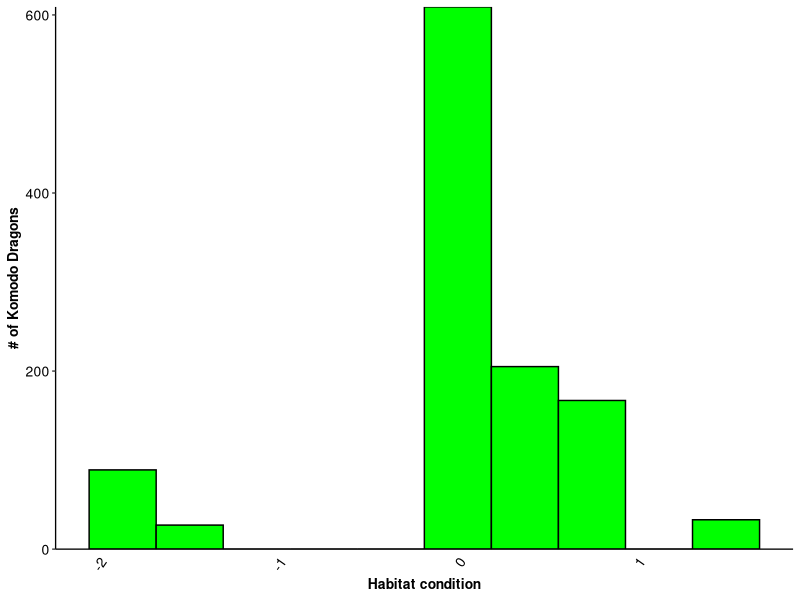
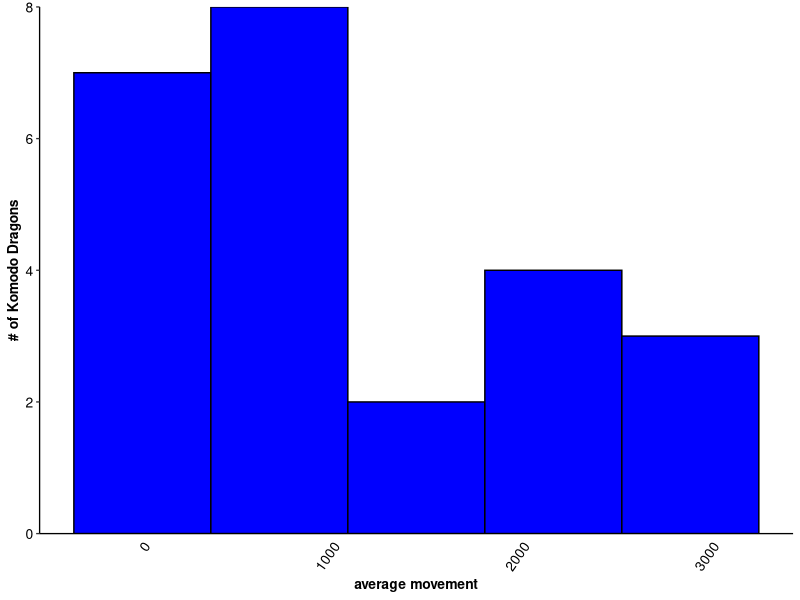
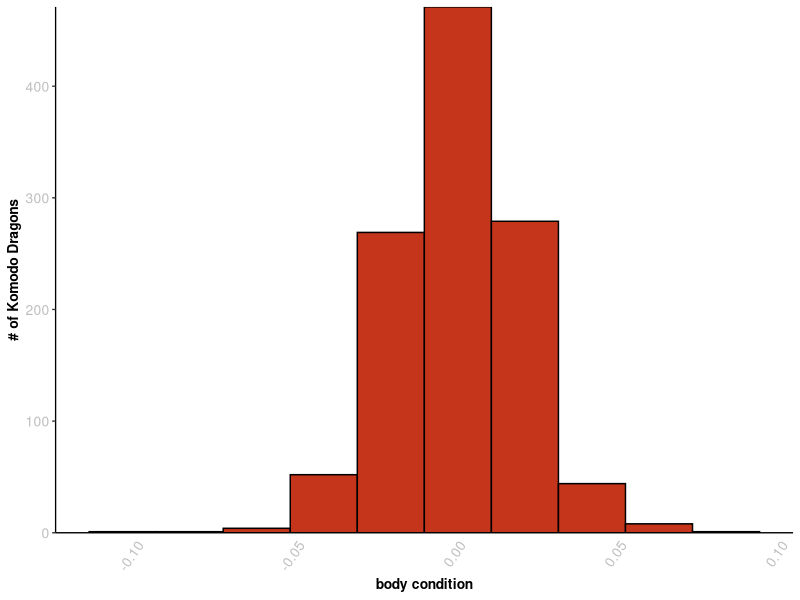
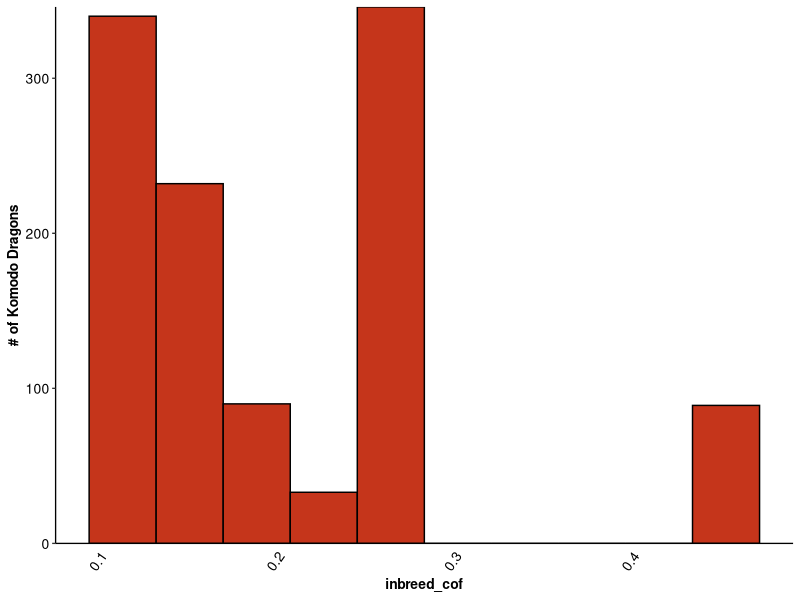
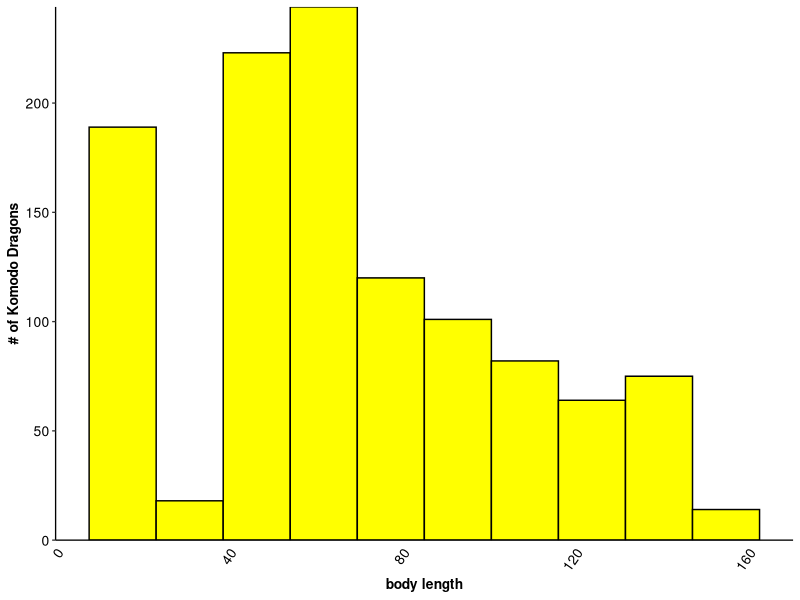
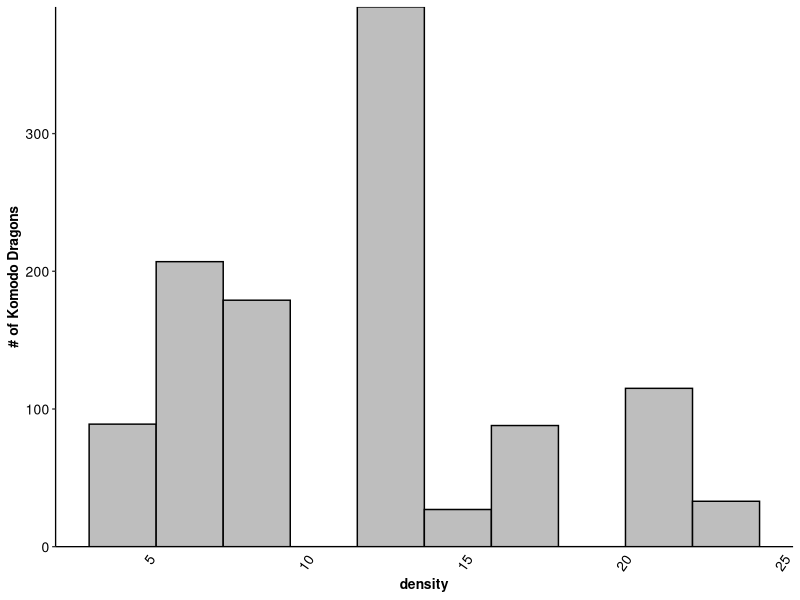
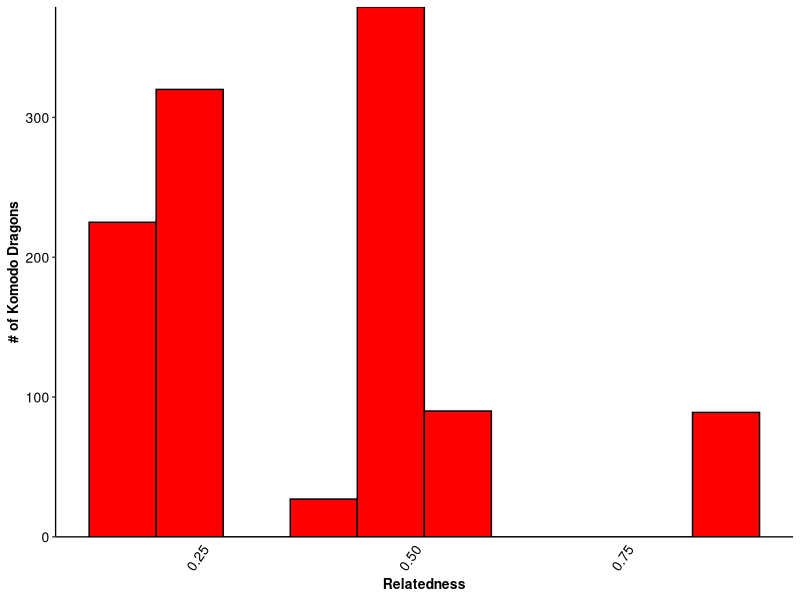
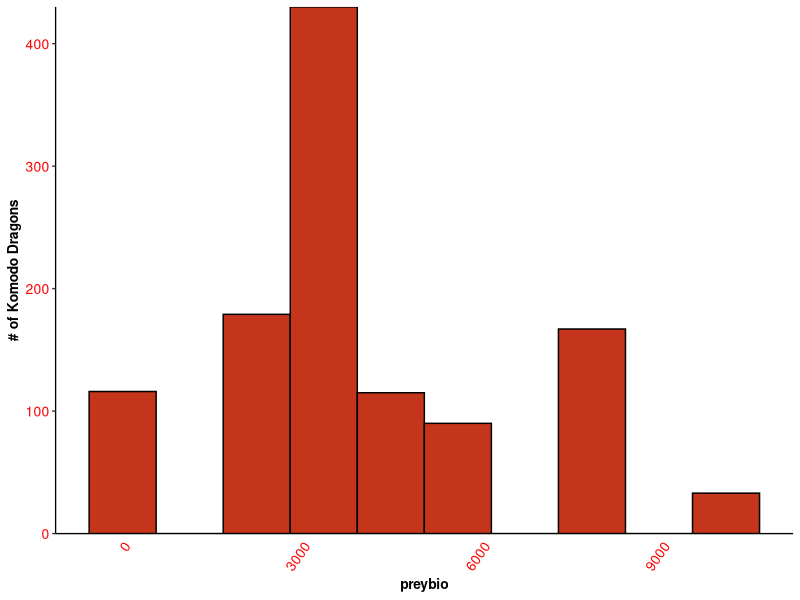

Here is the R script that generated these plots, in order:
## ---- chunk 1
knitr::opts_chunk$set(echo = FALSE, results = FALSE, message=FALSE, warning=FALSE)
## ---- chunk 2
library(tidyverse) 
library(readxl)

age_class_corrections <- tribble(
  ~age_class, ~new_age,
  "Adult","Adult",
  "Juvenile","Juvenile",
  "Post Hatchling","Post Hatchling",
  "Sub Adult","Sub Adult",
  "Hatchling", "Hatchling",
  "Post hatchling","Post Hatchling",
  "Subadult","Sub Adult",
  "Sub adult","Sub Adult",
  "Adut","Adult",
  "Post-hatch","Post Hatchling",
  "Sub Adullt","Sub Adult"
)

markcapturedata <-
  readxl::read_excel(
    "Data/doi_10.5061_dryad.2n8055g__v1 (2)/Jessop_data.xlsx", 
    sheet = 3,
    range = cell_cols(1:10),
    na = "--"
  ) %>%
  rename(
    age_class = `Age Class`,
    weight = Weight,
    body_length = `Avrg SVL`,
    body_condition = bodcondition,
    capture_history = `Capture history`,
    density = vkdens,
    prey_biomass = preybio,
    inbreeding_cof = inbreed,
    relatedness = R,
    habitat_condition = habpc1
  ) %>%
  mutate(
    body_condition = as.numeric(body_condition)
  ) %>% 
  left_join(age_class_corrections) %>%
  print()

ggplot(data = markcapturedata) + 
  geom_histogram(mapping= aes(x = habitat_condition), bins = 10, fill = "green", color = "black") +
  labs(x = "Habitat condition", y = "# of Komodo Dragons") + 
  scale_y_continuous(limits = c(NA, NA), expand = expansion(mult = 0)) +
  theme_classic(base_size = 10) +
  theme(
    axis.title = element_text(face = "bold"),
    axis.text = element_text(color = "black", size = rel(1)),
    axis.text.x = element_text(angle = 55, hjust = 1),
    axis.ticks.x = element_blank()
  )
## ---- chunk 3
move <-
  readxl::read_excel(
    "Data/doi_10.5061_dryad.2n8055g__v1 (2)/Jessop_data.xlsx", 
    sheet = 1,
    range = cell_cols(1:3)
  ) %>% 
  rename(
    dragon_id = DragonID,
    weight = Weight,
    daily_move = `daily move(m)`
  ) %>% 
  print()

NewMovement <- group_by (move, dragon_id)


Averagemove <- summarize(NewMovement, weight = mean(weight, na.rm = TRUE), 
                         mean_dailymove = mean(daily_move, na.rm = TRUE))


ggplot(data = Averagemove) + 
  geom_histogram(mapping= aes(x = mean_dailymove), bins = 5, fill = "blue", color = "black") +
  labs(x = "average movement", y = "# of Komodo Dragons") + 
  scale_y_continuous(limits = c(NA, NA), expand = expansion(mult = 0)) +
  theme_classic(base_size = 10) +
  theme(
    axis.title = element_text(face = "bold"),
    axis.text = element_text(color = "black", size = rel(1)),
    axis.text.x = element_text(angle = 55, hjust = 1),
    axis.ticks.x = element_blank()
  )
## ---- chunk 4
ggplot(data = markcapturedata) + 
  geom_histogram(mapping= aes(x = body_condition), bins = 10, fill = "#C5351B", color = "black") +
  labs(x = "body condition", y = "# of Komodo Dragons") + 
  scale_y_continuous(limits = c(NA, NA), expand = expansion(mult = 0)) +
  theme_classic(base_size = 10) +
  theme(
    axis.title = element_text(face = "bold"),
    axis.text = element_text(color = "grey", size = rel(1)),
    axis.text.x = element_text(angle = 55, hjust = 1),
    axis.ticks.x = element_blank()
  ) 
## ---- chunk 5
ggplot(data = markcapturedata) + 
  geom_histogram(mapping= aes(x = inbreeding_cof), bins = 10, fill = "#C5351B", color = "black") +
  labs(x = "inbreed_cof", y = "# of Komodo Dragons") + 
  scale_y_continuous(limits = c(NA, NA), expand = expansion(mult = 0)) +
  theme_classic(base_size = 10) +
  theme(
    axis.title = element_text(face = "bold"),
    axis.text = element_text(color = "black", size = rel(1)),
    axis.text.x = element_text(angle = 55, hjust = 1),
    axis.ticks.x = element_blank()
  )  
## ---- chunk 6
ggplot(data = markcapturedata) + 
  geom_histogram(mapping= aes(x = body_length), bins = 10, fill = "yellow", color = "black") +
  labs(x = "body length", y = "# of Komodo Dragons") + 
  scale_y_continuous(limits = c(NA, NA), expand = expansion(mult = 0)) +
  theme_classic(base_size = 10) +
  theme(
    axis.title = element_text(face = "bold"),
    axis.text = element_text(color = "black", size = rel(1)),
    axis.text.x = element_text(angle = 55, hjust = 1),
    axis.ticks.x = element_blank()
  )  
## ---- chunk 7
ggplot(data = markcapturedata) + 
  geom_histogram(mapping= aes(x = density), bins = 10, fill = "grey", color = "black") +
  labs(x = "density", y = "# of Komodo Dragons") + 
  scale_y_continuous(limits = c(NA, NA), expand = expansion(mult = 0)) +
  theme_classic(base_size = 10) +
  theme(
    axis.title = element_text(face = "bold"),
    axis.text = element_text(color = "black", size = rel(1)),
    axis.text.x = element_text(angle = 55, hjust = 1),
    axis.ticks.x = element_blank()
  )  
## ---- chunk 8
ggplot(data = markcapturedata) + 
  geom_histogram(mapping= aes(x = relatedness), bins = 10, fill = "red", color = "black") +
  labs(x = "Relatedness", y = "# of Komodo Dragons") + 
  scale_y_continuous(limits = c(NA, NA), expand = expansion(mult = 0)) +
  theme_classic(base_size = 10) +
  theme(
    axis.title = element_text(face = "bold"),
    axis.text = element_text(color = "black", size = rel(1)),
    axis.text.x = element_text(angle = 55, hjust = 1),
    axis.ticks.x = element_blank()
  )  
## ---- chunk 9
ggplot(data = markcapturedata) + 
  geom_histogram(mapping= aes(x = prey_biomass), bins = 10, fill = "#C5351B", color = "black") +
  labs(x = "preybio", y = "# of Komodo Dragons") + 
  scale_y_continuous(limits = c(NA, NA), expand = expansion(mult = 0)) +
  theme_classic(base_size = 10) +
  theme(
    axis.title = element_text(face = "bold"),
    axis.text = element_text(color = "red", size = rel(1)),
    axis.text.x = element_text(angle = 55, hjust = 1),
    axis.ticks.x = element_blank()
  ) 
## ---- chunk 10
ggplot(data = Averagemove) + 
  geom_histogram(mapping= aes(x = weight), bins = 5, fill = "blue", color = "black") +
  labs(x = "weight", y = "# of Komodo Dragons") + 
  scale_y_continuous(limits = c(NA, NA), expand = expansion(mult = 0)) +
  theme_classic(base_size = 10) +
  theme(
    axis.title = element_text(face = "bold"),
    axis.text = element_text(color = "black", size = rel(1)),
    axis.text.x = element_text(angle = 55, hjust = 1),
    axis.ticks.x = element_blank()
  )
## ---- chunk 11
ggplot(data = markcapturedata) + 
  geom_bar(mapping= aes(x = new_age), bins = 10, fill = "green", color = "black") +
  labs(x = "Age of Komodo Dragon", y = "# of Komodo Dragons") + 
  scale_y_continuous(limits = c(NA, NA), expand = expansion(mult = 0)) +
  theme_classic(base_size = 10) +
  theme(
    axis.title = element_text(face = "bold"),
    axis.text = element_text(color = "black", size = rel(1)),
    axis.text.x = element_text(angle = 55, hjust = 1),
    axis.ticks.x = element_blank()
  )
## ---- chunk 12
library(tidyverse) 
library(readxl)

move <-
  readxl::read_excel(
    "Data/doi_10.5061_dryad.2n8055g__v1 (2)/Jessop_data.xlsx", 
    sheet = 1,
    range = cell_cols(1:3)
  ) %>% 
  rename(
    dragon_id = DragonID,
    weight = Weight,
    daily_move = `daily move(m)`
  ) %>% 
  print()


explore <-
  readxl::read_excel(
    "Data/doi_10.5061_dryad.2n8055g__v1 (2)/Jessop_data.xlsx", 
    sheet = 2,
    range = cell_cols(1:3)
  ) %>%
  rename(
    dragon_id = ID,
    site = `site location`,
    area_explored = explore
  ) %>%
  print()
  

markcapturedata <-
  readxl::read_excel(
    "Data/doi_10.5061_dryad.2n8055g__v1 (2)/Jessop_data.xlsx", 
    sheet = 3,
    range = cell_cols(1:10),
    na = "--"
  ) %>%
  rename(
    age_class = `Age Class`,
    weight = Weight,
    body_length = `Avrg SVL`,
    body_condition = bodcondition,
    capture_history = `Capture history`,
    density = vkdens,
    prey_biomass = preybio,
    inbreeding_cof = inbreed,
    relatedness = R,
    habitat_condition = habpc1
  ) %>%
  mutate(
    body_condition = as.numeric(body_condition)
  ) %>% 
  left_join(age_class_corrections) %>%
  print()

filter(markcapturedata, is.na(body_condition))


move
explore
markcapturedata

distinct(markcapturedata,age_class)
age_class_corrections <- tribble(
  ~age_class, ~new_age,
  "Adult","Adult",
  "Juvenile","Juvenile",
  "Post Hatchling","Post Hatchling",
  "Sub Adult","Sub Adult",
  "Hatchling", "Hatchling",
  "Post hatchling","Post Hatchling",
  "Subadult","Sub Adult",
  "Sub adult","Sub Adult",
  "Adut","Adult",
  "Post-hatch","Post Hatchling",
  "Sub Adullt","Sub Adult"
)
  

NewMovement <- group_by (move, dragon_id)
NewMovement

Averagemove <- summarize(NewMovement, weight = mean(weight, na.rm = TRUE), 
                         mean_dailymove = mean(daily_move, na.rm = TRUE))
Averagemove

Exploratory <- group_by(explore, dragon_id)
Exploratory
Explored <- summarize(Exploratory, mean_averageexplore = mean(area_explored, na.rm = TRUE))

Komodocapturedata <- group_by(markcapturedata, new_age)
Komodocapturedata
Komododata <- summarize(Komodocapturedata, 
                        weight = mean(weight, na.rm = TRUE),
                        bodylength = mean(body_length, na.rm = TRUE),
                        health = mean(body_condition, na.rm = TRUE),
                        density = mean(density, na.rm = TRUE),
                        preybio = mean(prey_biomass, na.rm = TRUE),
                        inbreed = mean(inbreeding_cof, na.rm = TRUE),
                        R = mean(relatedness, na.rm = TRUE),
                        mean_habitat = mean(habitat_condition, na.rm = TRUE))
Komododata                        

ggplot(data = Averagemove) + 
  geom_histogram(mapping= aes(x = weight), bins = 5, fill = "blue", color = "black") +
  labs(x = "weight", y = "# of Komodo Dragons") + 
  scale_y_continuous(limits = c(NA, NA), expand = expansion(mult = 0)) +
  theme_classic(base_size = 10) +
  theme(
    axis.title = element_text(face = "bold"),
    axis.text = element_text(color = "black", size = rel(1)),
    axis.text.x = element_text(angle = 55, hjust = 1),
    axis.ticks.x = element_blank()
  )

ggplot(data = Averagemove) + 
  geom_histogram(mapping= aes(x = mean_dailymove), bins = 5, fill = "blue", color = "black") +
  labs(x = "average movement", y = "# of Komodo Dragons") + 
  scale_y_continuous(limits = c(NA, NA), expand = expansion(mult = 0)) +
  theme_classic(base_size = 10) +
  theme(
    axis.title = element_text(face = "bold"),
    axis.text = element_text(color = "black", size = rel(1)),
    axis.text.x = element_text(angle = 55, hjust = 1),
    axis.ticks.x = element_blank()
  )

ggplot(data = markcapturedata) + 
  geom_histogram(mapping= aes(x = body_length), bins = 10, fill = "yellow", color = "black") +
  labs(x = "body length", y = "# of Komodo Dragons") + 
  scale_y_continuous(limits = c(NA, NA), expand = expansion(mult = 0)) +
  theme_classic(base_size = 10) +
  theme(
    axis.title = element_text(face = "bold"),
    axis.text = element_text(color = "black", size = rel(1)),
    axis.text.x = element_text(angle = 55, hjust = 1),
    axis.ticks.x = element_blank()
  )  

ggplot(data = markcapturedata) + 
  geom_histogram(mapping= aes(x = body_condition), bins = 10, fill = "#C5351B", color = "black") +
  labs(x = "body condition", y = "# of Komodo Dragons") + 
  scale_y_continuous(limits = c(NA, NA), expand = expansion(mult = 0)) +
  theme_classic(base_size = 10) +
  theme(
    axis.title = element_text(face = "bold"),
    axis.text = element_text(color = "grey", size = rel(1)),
    axis.text.x = element_text(angle = 55, hjust = 1),
    axis.ticks.x = element_blank()
  )  

ggplot(data = markcapturedata) + 
  geom_histogram(mapping= aes(x = prey_biomass), bins = 10, fill = "#C5351B", color = "black") +
  labs(x = "preybio", y = "# of Komodo Dragons") + 
  scale_y_continuous(limits = c(NA, NA), expand = expansion(mult = 0)) +
  theme_classic(base_size = 10) +
  theme(
    axis.title = element_text(face = "bold"),
    axis.text = element_text(color = "red", size = rel(1)),
    axis.text.x = element_text(angle = 55, hjust = 1),
    axis.ticks.x = element_blank()
  )  

ggplot(data = markcapturedata) + 
  geom_histogram(mapping= aes(x = density), bins = 10, fill = "grey", color = "black") +
  labs(x = "density", y = "# of Komodo Dragons") + 
  scale_y_continuous(limits = c(NA, NA), expand = expansion(mult = 0)) +
  theme_classic(base_size = 10) +
  theme(
    axis.title = element_text(face = "bold"),
    axis.text = element_text(color = "black", size = rel(1)),
    axis.text.x = element_text(angle = 55, hjust = 1),
    axis.ticks.x = element_blank()
  )  

ggplot(data = markcapturedata) + 
  geom_histogram(mapping= aes(x = inbreeding_cof), bins = 10, fill = "#C5351B", color = "black") +
  labs(x = "inbreed_cof", y = "# of Komodo Dragons") + 
  scale_y_continuous(limits = c(NA, NA), expand = expansion(mult = 0)) +
  theme_classic(base_size = 10) +
  theme(
    axis.title = element_text(face = "bold"),
    axis.text = element_text(color = "black", size = rel(1)),
    axis.text.x = element_text(angle = 55, hjust = 1),
    axis.ticks.x = element_blank()
  )  

ggplot(data = markcapturedata) + 
  geom_histogram(mapping= aes(x = relatedness), bins = 10, fill = "red", color = "black") +
  labs(x = "Relatedness", y = "# of Komodo Dragons") + 
  scale_y_continuous(limits = c(NA, NA), expand = expansion(mult = 0)) +
  theme_classic(base_size = 10) +
  theme(
    axis.title = element_text(face = "bold"),
    axis.text = element_text(color = "black", size = rel(1)),
    axis.text.x = element_text(angle = 55, hjust = 1),
    axis.ticks.x = element_blank()
  )  

ggplot(data = markcapturedata) + 
  geom_histogram(mapping= aes(x = habitat_condition), bins = 10, fill = "green", color = "black") +
  labs(x = "Habitat condition", y = "# of Komodo Dragons") + 
  scale_y_continuous(limits = c(NA, NA), expand = expansion(mult = 0)) +
  theme_classic(base_size = 10) +
  theme(
    axis.title = element_text(face = "bold"),
    axis.text = element_text(color = "black", size = rel(1)),
    axis.text.x = element_text(angle = 55, hjust = 1),
    axis.ticks.x = element_blank()
  )

ggplot(data = markcapturedata) + 
  geom_bar(mapping= aes(x = new_age), bins = 10, fill = "green", color = "black") +
  labs(x = "Age of Komodo Dragon", y = "# of Komodo Dragons") + 
  scale_y_continuous(limits = c(NA, NA), expand = expansion(mult = 0)) +
  theme_classic(base_size = 10) +
  theme(
    axis.title = element_text(face = "bold"),
    axis.text = element_text(color = "black", size = rel(1)),
    axis.text.x = element_text(angle = 55, hjust = 1),
    axis.ticks.x = element_blank()
  )

